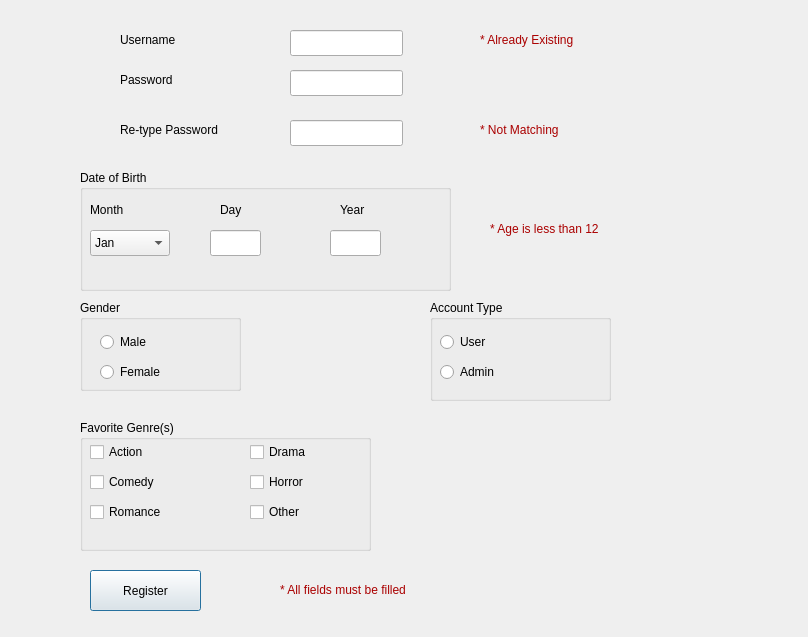
<?xml version="1.0" encoding="UTF-8"?>
<ui version="4.0">
 <class>RegisterWindow</class>
 <widget class="QDialog" name="RegisterWindow">
  <property name="geometry">
   <rect>
    <x>0</x>
    <y>0</y>
    <width>808</width>
    <height>637</height>
   </rect>
  </property>
  <property name="windowTitle">
   <string>Dialog</string>
  </property>
  <widget class="QLabel" name="labelUsername">
   <property name="geometry">
    <rect>
     <x>120</x>
     <y>30</y>
     <width>71</width>
     <height>20</height>
    </rect>
   </property>
   <property name="text">
    <string>Username</string>
   </property>
  </widget>
  <widget class="QLabel" name="labelPassword">
   <property name="geometry">
    <rect>
     <x>120</x>
     <y>70</y>
     <width>71</width>
     <height>20</height>
    </rect>
   </property>
   <property name="text">
    <string>Password</string>
   </property>
  </widget>
  <widget class="QLabel" name="labelRetype">
   <property name="geometry">
    <rect>
     <x>120</x>
     <y>120</y>
     <width>131</width>
     <height>20</height>
    </rect>
   </property>
   <property name="text">
    <string>Re-type Password</string>
   </property>
  </widget>
  <widget class="QPushButton" name="pushButtonRegister">
   <property name="geometry">
    <rect>
     <x>90</x>
     <y>570</y>
     <width>111</width>
     <height>41</height>
    </rect>
   </property>
   <property name="text">
    <string>Register</string>
   </property>
  </widget>
  <widget class="QLineEdit" name="lineEditUsername">
   <property name="geometry">
    <rect>
     <x>290</x>
     <y>30</y>
     <width>113</width>
     <height>26</height>
    </rect>
   </property>
  </widget>
  <widget class="QLineEdit" name="lineEditPassword">
   <property name="geometry">
    <rect>
     <x>290</x>
     <y>70</y>
     <width>113</width>
     <height>26</height>
    </rect>
   </property>
  </widget>
  <widget class="QLineEdit" name="lineEditRetype">
   <property name="geometry">
    <rect>
     <x>290</x>
     <y>120</y>
     <width>113</width>
     <height>26</height>
    </rect>
   </property>
  </widget>
  <widget class="QGroupBox" name="groupBoxDateofBirth">
   <property name="geometry">
    <rect>
     <x>80</x>
     <y>170</y>
     <width>371</width>
     <height>121</height>
    </rect>
   </property>
   <property name="title">
    <string>Date of Birth</string>
   </property>
   <widget class="QLabel" name="labelMonth">
    <property name="geometry">
     <rect>
      <x>10</x>
      <y>30</y>
      <width>63</width>
      <height>20</height>
     </rect>
    </property>
    <property name="text">
     <string>Month</string>
    </property>
   </widget>
   <widget class="QComboBox" name="comboBoxMonth">
    <property name="geometry">
     <rect>
      <x>10</x>
      <y>60</y>
      <width>80</width>
      <height>26</height>
     </rect>
    </property>
    <item>
     <property name="text">
      <string>Jan</string>
     </property>
    </item>
    <item>
     <property name="text">
      <string>Feb</string>
     </property>
    </item>
    <item>
     <property name="text">
      <string>Mar</string>
     </property>
    </item>
    <item>
     <property name="text">
      <string>Apr</string>
     </property>
    </item>
    <item>
     <property name="text">
      <string>May</string>
     </property>
    </item>
    <item>
     <property name="text">
      <string>Jun</string>
     </property>
    </item>
    <item>
     <property name="text">
      <string>Jul</string>
     </property>
    </item>
    <item>
     <property name="text">
      <string>Aug</string>
     </property>
    </item>
    <item>
     <property name="text">
      <string>Sep</string>
     </property>
    </item>
    <item>
     <property name="text">
      <string>Oct</string>
     </property>
    </item>
    <item>
     <property name="text">
      <string>Nov</string>
     </property>
    </item>
    <item>
     <property name="text">
      <string>Dec</string>
     </property>
    </item>
   </widget>
   <widget class="QLabel" name="labelDay">
    <property name="geometry">
     <rect>
      <x>140</x>
      <y>30</y>
      <width>63</width>
      <height>20</height>
     </rect>
    </property>
    <property name="text">
     <string>Day</string>
    </property>
   </widget>
   <widget class="QLabel" name="labelYear">
    <property name="geometry">
     <rect>
      <x>260</x>
      <y>30</y>
      <width>63</width>
      <height>20</height>
     </rect>
    </property>
    <property name="text">
     <string>Year</string>
    </property>
   </widget>
   <widget class="QLineEdit" name="lineEditDay">
    <property name="geometry">
     <rect>
      <x>130</x>
      <y>60</y>
      <width>51</width>
      <height>26</height>
     </rect>
    </property>
   </widget>
   <widget class="QLineEdit" name="lineEditYear">
    <property name="geometry">
     <rect>
      <x>250</x>
      <y>60</y>
      <width>51</width>
      <height>26</height>
     </rect>
    </property>
   </widget>
  </widget>
  <widget class="QGroupBox" name="groupBoxGender">
   <property name="geometry">
    <rect>
     <x>80</x>
     <y>300</y>
     <width>161</width>
     <height>91</height>
    </rect>
   </property>
   <property name="title">
    <string>Gender</string>
   </property>
   <widget class="QRadioButton" name="radioButtonMale">
    <property name="geometry">
     <rect>
      <x>20</x>
      <y>30</y>
      <width>110</width>
      <height>24</height>
     </rect>
    </property>
    <property name="text">
     <string>Male</string>
    </property>
   </widget>
   <widget class="QRadioButton" name="radioButtonFemale">
    <property name="geometry">
     <rect>
      <x>20</x>
      <y>60</y>
      <width>110</width>
      <height>24</height>
     </rect>
    </property>
    <property name="text">
     <string>Female</string>
    </property>
   </widget>
  </widget>
  <widget class="QGroupBox" name="groupBoxAccount">
   <property name="geometry">
    <rect>
     <x>430</x>
     <y>300</y>
     <width>181</width>
     <height>101</height>
    </rect>
   </property>
   <property name="title">
    <string>Account Type</string>
   </property>
   <widget class="QRadioButton" name="radioButtonUser">
    <property name="geometry">
     <rect>
      <x>10</x>
      <y>30</y>
      <width>110</width>
      <height>24</height>
     </rect>
    </property>
    <property name="text">
     <string>User</string>
    </property>
   </widget>
   <widget class="QRadioButton" name="radioButtonAdmin">
    <property name="geometry">
     <rect>
      <x>10</x>
      <y>60</y>
      <width>110</width>
      <height>24</height>
     </rect>
    </property>
    <property name="text">
     <string>Admin</string>
    </property>
   </widget>
  </widget>
  <widget class="QGroupBox" name="groupBoxGenre">
   <property name="geometry">
    <rect>
     <x>80</x>
     <y>420</y>
     <width>291</width>
     <height>131</height>
    </rect>
   </property>
   <property name="title">
    <string>Favorite Genre(s)</string>
   </property>
   <widget class="QCheckBox" name="checkBoxAction">
    <property name="geometry">
     <rect>
      <x>10</x>
      <y>20</y>
      <width>91</width>
      <height>24</height>
     </rect>
    </property>
    <property name="text">
     <string>Action</string>
    </property>
   </widget>
   <widget class="QCheckBox" name="checkBoxComedy">
    <property name="geometry">
     <rect>
      <x>10</x>
      <y>50</y>
      <width>91</width>
      <height>24</height>
     </rect>
    </property>
    <property name="text">
     <string>Comedy</string>
    </property>
   </widget>
   <widget class="QCheckBox" name="checkBoxRomance">
    <property name="geometry">
     <rect>
      <x>10</x>
      <y>80</y>
      <width>91</width>
      <height>24</height>
     </rect>
    </property>
    <property name="text">
     <string>Romance</string>
    </property>
   </widget>
   <widget class="QCheckBox" name="checkBoxDrama">
    <property name="geometry">
     <rect>
      <x>170</x>
      <y>20</y>
      <width>91</width>
      <height>24</height>
     </rect>
    </property>
    <property name="text">
     <string>Drama</string>
    </property>
   </widget>
   <widget class="QCheckBox" name="checkBoxHorror">
    <property name="geometry">
     <rect>
      <x>170</x>
      <y>50</y>
      <width>91</width>
      <height>24</height>
     </rect>
    </property>
    <property name="text">
     <string>Horror</string>
    </property>
   </widget>
   <widget class="QCheckBox" name="checkBoxOther">
    <property name="geometry">
     <rect>
      <x>170</x>
      <y>80</y>
      <width>91</width>
      <height>24</height>
     </rect>
    </property>
    <property name="text">
     <string>Other</string>
    </property>
   </widget>
  </widget>
  <widget class="QLabel" name="labelUsernameError">
   <property name="geometry">
    <rect>
     <x>480</x>
     <y>30</y>
     <width>151</width>
     <height>20</height>
    </rect>
   </property>
   <property name="text">
    <string>&lt;html&gt;&lt;head/&gt;&lt;body&gt;&lt;p&gt;&lt;span style=&quot; color:#aa0000;&quot;&gt;* Already Existing&lt;/span&gt;&lt;/p&gt;&lt;/body&gt;&lt;/html&gt;</string>
   </property>
  </widget>
  <widget class="QLabel" name="labelRetypeError">
   <property name="geometry">
    <rect>
     <x>480</x>
     <y>120</y>
     <width>141</width>
     <height>20</height>
    </rect>
   </property>
   <property name="text">
    <string>&lt;html&gt;&lt;head/&gt;&lt;body&gt;&lt;p&gt;&lt;span style=&quot; color:#aa0000;&quot;&gt;* Not Matching&lt;/span&gt;&lt;/p&gt;&lt;/body&gt;&lt;/html&gt;</string>
   </property>
  </widget>
  <widget class="QLabel" name="labelAgeError">
   <property name="geometry">
    <rect>
     <x>490</x>
     <y>219</y>
     <width>151</width>
     <height>21</height>
    </rect>
   </property>
   <property name="text">
    <string>&lt;html&gt;&lt;head/&gt;&lt;body&gt;&lt;p&gt;&lt;span style=&quot; color:#aa0000;&quot;&gt;* Age is less than 12&lt;/span&gt;&lt;/p&gt;&lt;/body&gt;&lt;/html&gt;</string>
   </property>
  </widget>
  <widget class="QLabel" name="labelRegisterError">
   <property name="geometry">
    <rect>
     <x>280</x>
     <y>580</y>
     <width>171</width>
     <height>20</height>
    </rect>
   </property>
   <property name="text">
    <string>&lt;html&gt;&lt;head/&gt;&lt;body&gt;&lt;p&gt;&lt;span style=&quot; color:#aa0000;&quot;&gt;* All fields must be filled&lt;/span&gt;&lt;/p&gt;&lt;/body&gt;&lt;/html&gt;</string>
   </property>
  </widget>
 </widget>
 <resources/>
 <connections/>
</ui>
